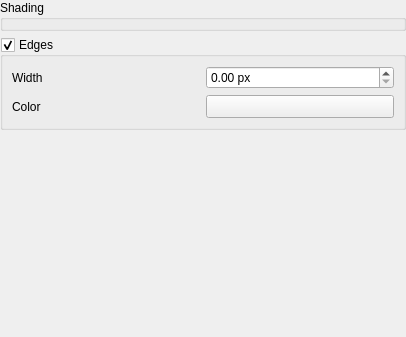
<?xml version="1.0" encoding="UTF-8"?>
<ui version="4.0">
 <class>Qgs3DAdvancedPolygonSymbolSettingsWidgetBase</class>
 <widget class="Qgs3DAdvancedSymbolSettingsWidget" name="Qgs3DAdvancedPolygonSymbolSettingsWidgetBase">
  <property name="geometry">
   <rect>
    <x>0</x>
    <y>0</y>
    <width>406</width>
    <height>337</height>
   </rect>
  </property>
  <property name="windowTitle">
   <string>Symbol Options</string>
  </property>
  <layout class="QGridLayout" name="mainGridLayout" rowstretch="0,0,0,1">
   <property name="leftMargin">
    <number>0</number>
   </property>
   <property name="topMargin">
    <number>0</number>
   </property>
   <property name="rightMargin">
    <number>0</number>
   </property>
   <item row="0" column="0" colspan="3">
    <widget class="QgsCollapsibleGroupBox" name="mGroupShading">
     <property name="title">
      <string>Shading</string>
     </property>
     <layout class="QGridLayout" name="gridLayoutShading">
      <property name="leftMargin">
       <number>0</number>
      </property>
      <property name="topMargin">
       <number>0</number>
      </property>
      <property name="rightMargin">
       <number>0</number>
      </property>
      <property name="bottomMargin">
       <number>0</number>
      </property>
      <item row="0" column="0">
       <widget class="QgsMaterialWidget" name="mWidgetMaterial" native="true"/>
      </item>
     </layout>
    </widget>
   </item>
   <item row="1" column="0" colspan="3">
    <widget class="QgsCollapsibleGroupBox" name="mGroupEdges">
     <property name="title">
      <string>Edges</string>
     </property>
     <property name="checkable">
      <bool>true</bool>
     </property>
     <layout class="QGridLayout" name="gridLayoutEdges">
      <item row="0" column="0">
       <widget class="QLabel" name="labelEdgesWidth">
        <property name="sizePolicy">
         <sizepolicy hsizetype="Preferred" vsizetype="Preferred">
          <horstretch>1</horstretch>
          <verstretch>0</verstretch>
         </sizepolicy>
        </property>
        <property name="text">
         <string>Width</string>
        </property>
       </widget>
      </item>
      <item row="0" column="1">
       <widget class="QgsDoubleSpinBox" name="mSpinEdgeWidth">
        <property name="sizePolicy">
         <sizepolicy hsizetype="Minimum" vsizetype="Fixed">
          <horstretch>1</horstretch>
          <verstretch>0</verstretch>
         </sizepolicy>
        </property>
        <property name="suffix">
         <string> px</string>
        </property>
       </widget>
      </item>
      <item row="1" column="0">
       <widget class="QLabel" name="labelEdgesColor">
        <property name="text">
         <string>Color</string>
        </property>
       </widget>
      </item>
      <item row="1" column="1">
       <widget class="QgsColorButton" name="mBtnEdgeColor">
        <property name="sizePolicy">
         <sizepolicy hsizetype="Expanding" vsizetype="Fixed">
          <horstretch>0</horstretch>
          <verstretch>0</verstretch>
         </sizepolicy>
        </property>
        <property name="minimumSize">
         <size>
          <width>120</width>
          <height>0</height>
         </size>
        </property>
       </widget>
      </item>
     </layout>
    </widget>
   </item>
   <item row="2" column="0" colspan="3">
    <spacer name="verticalSpacer">
     <property name="orientation">
       <enum>Qt::Orientation::Vertical</enum>
     </property>
     <property name="sizeHint" stdset="0">
      <size>
       <width>20</width>
       <height>40</height>
      </size>
     </property>
    </spacer>
   </item>
  </layout>
 </widget>
 <customwidgets>
  <customwidget>
   <class>QgsCollapsibleGroupBox</class>
   <extends>QGroupBox</extends>
   <header>qgscollapsiblegroupbox.h</header>
   <container>1</container>
  </customwidget>
  <customwidget>
   <class>QgsColorButton</class>
   <extends>QToolButton</extends>
   <header>qgscolorbutton.h</header>
   <container>1</container>
  </customwidget>
  <customwidget>
   <class>QgsDoubleSpinBox</class>
   <extends>QDoubleSpinBox</extends>
   <header>qgsdoublespinbox.h</header>
  </customwidget>
  <customwidget>
   <class>Qgs3DAdvancedSymbolSettingsWidget</class>
   <extends>QWidget</extends>
   <header>qgs3dadvancedsymbolsettingswidget.h</header>
  </customwidget>
  <customwidget>
   <class>QgsMaterialWidget</class>
   <extends>QWidget</extends>
   <header>qgsmaterialwidget.h</header>
   <container>1</container>
  </customwidget>
 </customwidgets>
 <resources/>
</ui>
